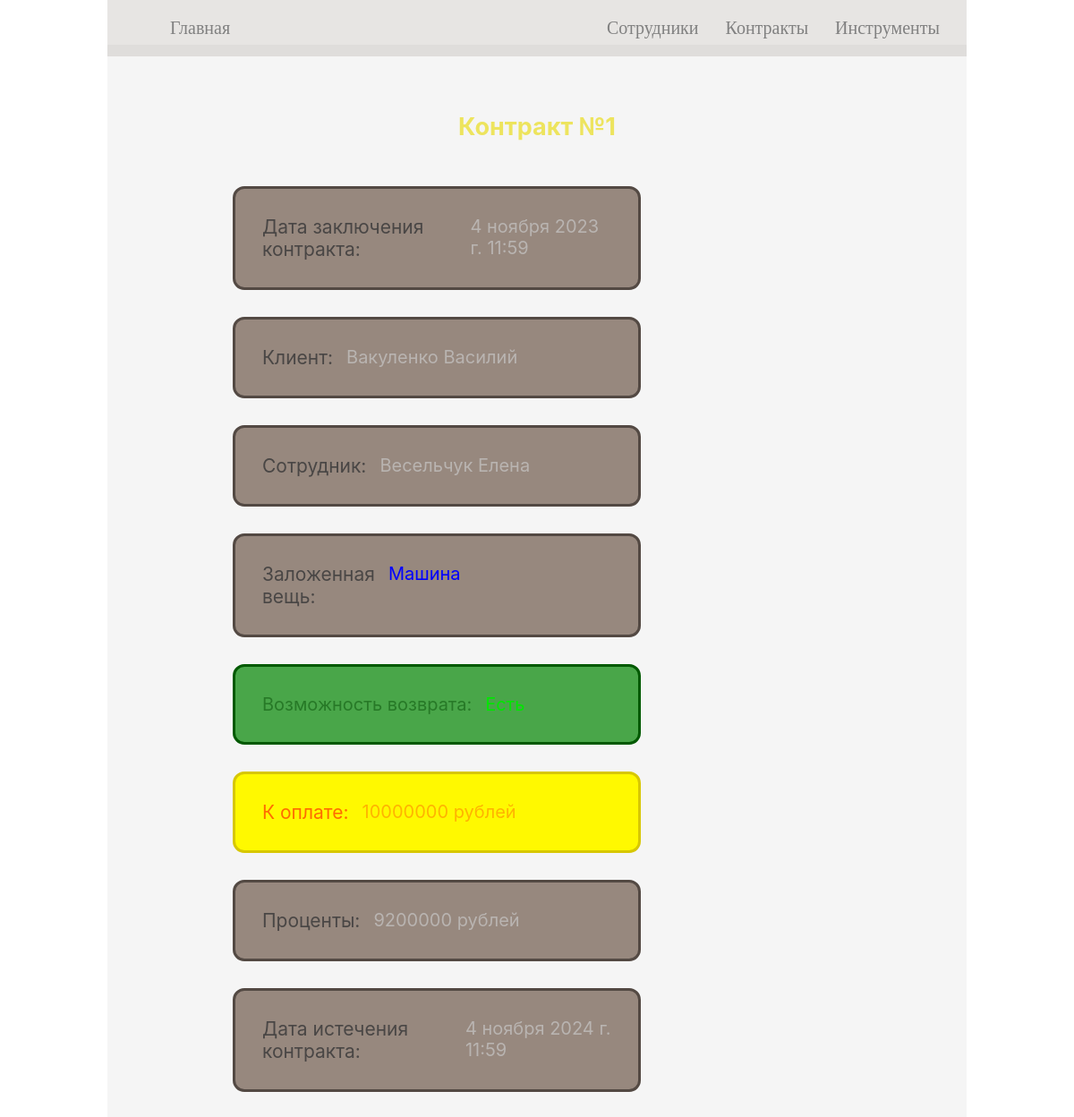
The app's page /users/contracts/get_contract/1/ with its own data.
### cellar/models.py (models this page shows, shortened)
class Contracts(models.Model):
    Contract_id = models.PositiveIntegerField(primary_key=True)
    Sign_date = models.DateTimeField()
    Expiration_date = models.DateTimeField()
    Employee_id = models.ForeignKey(Employees, on_delete=models.CASCADE)
    Bail = models.IntegerField()
    Pledged_items_list_id = models.ForeignKey(Pledged_items_list, on_delete=models.CASCADE)
    Commision_fee = models.IntegerField()
    Client_id = models.ForeignKey(Clients, on_delete=models.CASCADE)
    class Meta:
        verbose_name_plural = "Контракты"

class Clients(models.Model):
    Client_id = models.PositiveIntegerField(primary_key=True)
    First_name = models.CharField(max_length=30)
    Last_name = models.CharField(max_length=30)
    Phone_number = models.BigIntegerField()
    Passport_series = models.IntegerField()
    Passport_number = models.IntegerField()
    class Meta:
        verbose_name_plural = "Клиенты"

class Employees(models.Model):
    Employee_id = models.PositiveIntegerField(primary_key=True)
    First_name = models.CharField(max_length=30)
    Last_name = models.CharField(max_length=30)
    Post_id = models.ForeignKey(Posts, on_delete=models.CASCADE)
    Phone_number = models.BigIntegerField()
    Division_id = models.ForeignKey(Divisions, on_delete=models.CASCADE)
    class Meta:
        verbose_name_plural = "Сотрудники"

class Pledged_items_list(models.Model):
    Pledged_items_list_id = models.PositiveIntegerField(primary_key=True)
    Pledged_item_name = models.CharField(max_length=30)
    Price = models.IntegerField()
    Quality = models.IntegerField()
    Category_id = models.ForeignKey(Categories, on_delete=models.CASCADE)
    class Meta:
        verbose_name_plural = "Заложенная вещь"

### cellar/views.py (the view)
# urls.py: path('contracts/get_contract/<int:id>/', get_contract, name='get_contract'),
def get_contract(request, id):
    if not (id > 0 and id < 5): # ?When id is negative its not working
        raise ValueError('Сотрудника с таким именем не существует')
    data['get_contract']['title'] = f"Контракт №{id}"
    info = Contracts.objects.get(Contract_id=id)
    data['get_contract']['info'] = info
    employee = info.Employee_id
    data['get_contract']['employee'] = employee
    pledged_items_list = info.Pledged_items_list_id
    data['get_contract']['pledged_items_list'] = pledged_items_list
    category = pledged_items_list.Category_id
    data['get_contract']['category'] = category
    client = info.Client_id
    data['get_contract']['client'] = client
    return render(request, 'Lombard/get_contract.html', context=data['get_contract'])

### templates/Lombard/get_contract.html
{% extends 'Lombard/includes/frame.html' %}
{% block main_section %}
<div class="main">
    <h2 class="section-title get-contract-title"> {{ title }} </h2>
    <div class="info-container">
        <div class="info-frame">
            <p class="get-contract-p"> <span>Дата заключения контракта:</span> {{ info.Sign_date }} </p>
        </div>
        <div class="info-frame">
            <p class="get-contract-p"> <span>Клиент:</span> {{ client.Last_name }} {{ client.First_name }} </p>
        </div>
        <div class="info-frame">
            <p class="get-contract-p"> <span>Сотрудник:</span> {{ employee.Last_name }} {{ employee.First_name }} </p>
        </div>
        {% for item in items %}
            {% if pledged_items_list.Pledged_item_name == item.Pledged_item_name %}
                {% for key, value in translation.items %}
                    {% if pledged_items_list.Pledged_item_name == key %}
                        {% with adress=value %}
                            <div class="info-frame">
                                <p class="get-contract-p"> <span>Заложенная вещь:</span>
                                <a href="{% url 'search_item' adress %}" class="get-contract-p get-contract-a"> {{ item.Pledged_item_name }} </a></p>
                            </div>
                        {% endwith %}
                    {% endif %}
                {% endfor %}
            {% endif %}
        {% endfor %}
        {% if category.Refund_possibility == True %}
        <div class="true-frame">
            <p class="true-p"> <span>Возможность возврата:</span> Есть </p>
        </div>
        {% elif category.Refund_possibility == False %}
        <div class="false-frame">
            <p class="false-p"> <span>Возможность возврата:</span> Нет </p>
        </div>
        {% endif %}
        <div class="info-frame contract-frame">
            <p class="get-contract-p contracts-a"> <span>К оплате:</span> {{ info.Bail }} рублей</p>
        </div>
        <div class="info-frame">
            <p class="get-contract-p"> <span>Проценты:</span> {{ info.Commision_fee }} рублей</p>
        </div>
        <div class="info-frame">
            <p class="get-contract-p"> <span>Дата истечения контракта:</span> {{ info.Expiration_date }} </p>
        </div>
    </div>
</div>
{% endblock main_section %}

### cellar/static/Lombard/css/index.css (style rules this page uses)
body { margin: 0; }
.main { width: 80%; min-height: 881px; height: fit-content; position: absolute; top: 50px; bottom: 0; background: #80808014; display: flex; flex-direction: column; }
.title, .section-title, .info-title, .error-title { font-size: 35px; margin-top: 75px; font-family: "Inter", sans-serif; text-align: center; }
.section-title { font-size: 27px; color: #535353; margin-bottom: 50px; }
.name-frame, .info-frame, .contract-frame, .true-frame, .false-frame { width: fit-content; height: fit-content; background: #c99474; border: solid 3px #53301c; border-radius: 13px; display: flex; justify-content: center; align-items: center; }
.employees-a, .contracts-a { font-size: 20px; font-family: "Inter", sans-serif; color: #c14c05fa; text-decoration: none; padding: 30px; display: flex; }
.info-container { height: 25%; display: flex; flex-direction: column; gap: 30px; margin-left: 140px; margin-right: 50px; margin-bottom: 30px; }
.info-frame { background: #97887e; border: solid 3px #534943; }
.get-employees-p, .get-contract-p, .true-p, .false-p { width: 355px; font-size: 20px; font-family: "Inter", sans-serif; color: #b9b4b1; margin-block-start: 0em; margin-block-end: 0em; padding: 30px; display: flex; gap: 15px; }
.get-employees-p span, .get-contract-p span { font-size: 21px; color: #494645; }
.contract-frame { background: #fff900; border: solid 3px #d7c703; }
.contracts-a { color: #ffb300; }
.get-contract-title { color: #ede45e; }
.get-contract-p { width: 390px; }
.get-contract-a { color: blue; text-decoration: none; padding: 0px; }
.true-frame { background: #008500b3; border-color: #015901; }
.true-p { width: 390px; color: #00e700; }
.true-p span { color: #277927; }
.contracts-a span { color: #ff6c00; }

### records on screen
Contracts: Sign_date "4 ноября 2023 г. 11:59", Bail "10000000", Commision_fee "9200000", Expiration_date "4 ноября 2024 г. 11:59"
Clients: Last_name "Вакуленко", First_name "Василий"
Employees: Last_name "Весельчук", First_name "Елена"
Pledged_items_list: Pledged_item_name "Машина"

### other values on screen
{{ title }} "Контракт №1"
